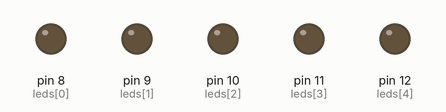
A sketch run on a simulated Arduino Uno, built with avr-gcc and run on an emulated ATmega328P. On the bench: output pins drawn as LEDs (lit = HIGH).

Above: at 0.2 s.
At 0.7 s:
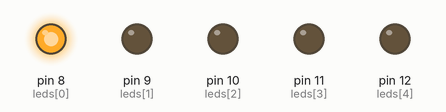
At 1.7 s:
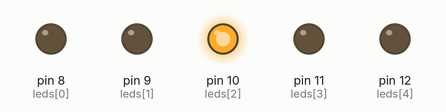
At 2.2 s:
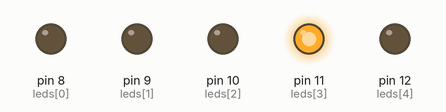
At 3.7 s:
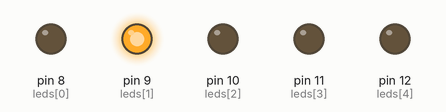
At 5.2 s:
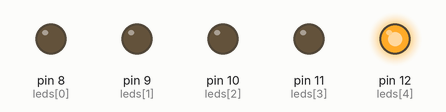
Timing chart, 0 to 5.7 s (numbered marks = the images above):
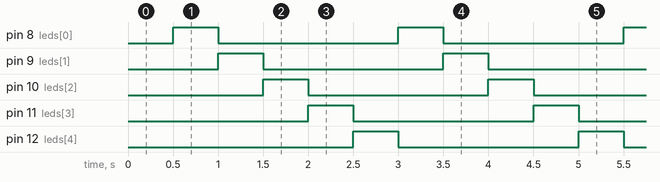

Measured:
- by itself, pin 8 (leds[0]), pin 9 (leds[1]), pin 10 (leds[2]), pin 11 (leds[3]), pin 12 (leds[4]): alternates HIGH for 0.50 s and LOW for 2.0 s
- by itself, everything shown: repeats every 2.5 s, in 5 steps

The sketch:

ativade3-aula10.ino
```cpp
int leds[5] = {8, 9, 10, 11, 12};

unsigned long tempoAnterior = 0;
const long intervalo = 500;

int indice = 0;

void setup() {
  for (int i = 0; i < 5; i++) {
    pinMode(leds[i], OUTPUT);
  }
}

void loop() {
  unsigned long tempoAtual = millis();

  if (tempoAtual - tempoAnterior >= intervalo) {
    tempoAnterior = tempoAtual;

    // apaga todos os LEDs
    for (int i = 0; i < 5; i++) {
      digitalWrite(leds[i], LOW);
    }

    // acende o LED atual
    digitalWrite(leds[indice], HIGH);

    // vai para o próximo LED
    indice++;

    // se chegar no final, volta para o início
    if (indice >= 5) {
      indice = 0;
    }
  }
}
```
